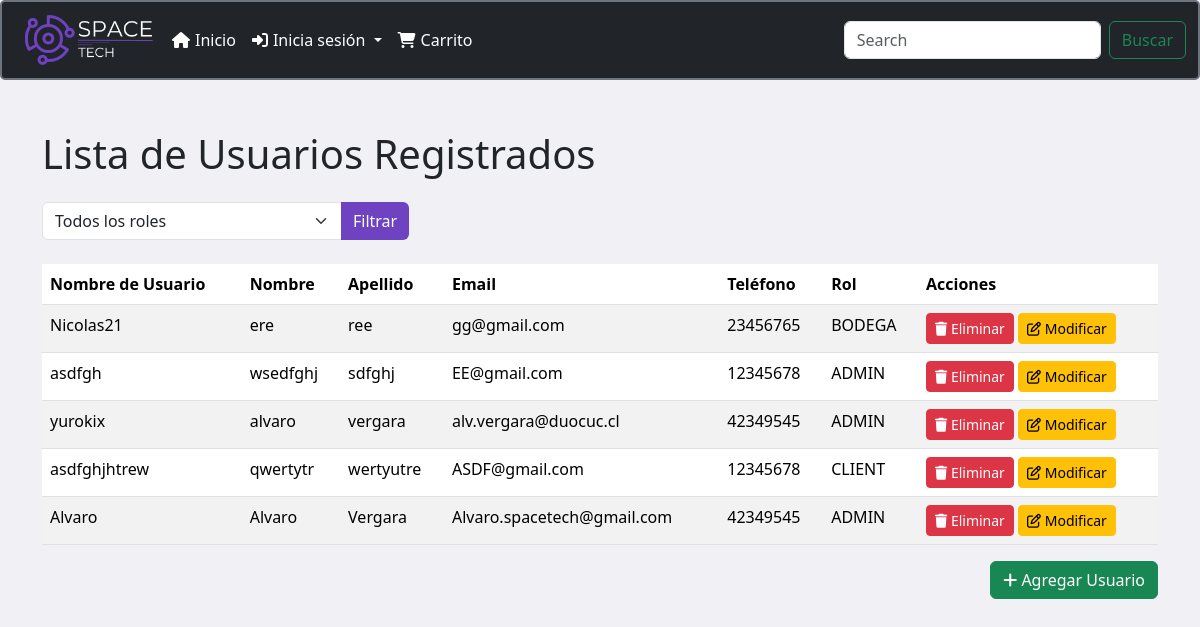
The page /listaU (signed in) on the database its author committed.
### menu/models.py (models this page shows, shortened)
class Usuario(models.Model):
    ROLE_CHOICES = [
        ('ADMIN', 'Administrador'),
        ('BODEGA', 'Bodeguero'),
        ('CLIENT', 'Cliente'),
    ]
    nombre_usuario = models.CharField(max_length=30)
    nombre = models.CharField(max_length=30)
    apellido = models.CharField(max_length=30)
    email = models.EmailField(unique=True)
    tfno = models.CharField(max_length=8, verbose_name="Telefono")
    clave = models.CharField(max_length=30)
    confirmar_clave = models.CharField(max_length=30)
    direccion = models.CharField(max_length=255, verbose_name="Dirección", null=True, blank=True)
    role = models.CharField(max_length=6, choices=ROLE_CHOICES)

### menu/views.py (the view)
# urls.py: path('listaU', views.listaU, name='listaU'),
@login_required
def listaU(request):
    role_filter = request.GET.get('role', None)
    if role_filter:
        usuarios = Usuario.objects.filter(role=role_filter)
    else:
        usuarios = Usuario.objects.all()
    roles = Usuario.ROLE_CHOICES
    return render(request, 'listaU.html', {'usuarios': usuarios, 'roles': roles})

### menu/context_processors.py (called while the page is built)
def carrito_items_count(request):
    if request.user.is_authenticated:
        cart, created = Cart.objects.get_or_create(user=request.user)
        carrito_items_count = CartItem.objects.filter(cart=cart).aggregate(total_quantity=Sum('quantity'))['total_quantity'] or 0
    else:
        carrito_items_count = 0
    return {
        'carrito_items_count': carrito_items_count
    }

### menu/templates/listaU.html (shortened to what this page needs)
<!DOCTYPE html>
<html lang="en">
<head>
    {% load static %}
    <link href="https://cdn.jsdelivr.net/npm/bootstrap@5.3.0/dist/css/bootstrap.min.css" rel="stylesheet">
    <link rel="stylesheet" href="https://cdnjs.cloudflare.com/ajax/libs/font-awesome/6.0.0-beta3/css/all.min.css">
</head>
<body style="background-color: #f0f0f5;">
    {% include "plantilla/menu.html" %}
    <div class="container">
        <h1 class="mb-4">Lista de Usuarios Registrados</h1>
        <form method="get" class="mb-4">
            <div class="input-group">
                <select class="form-select" name="role">
                    <option value="">Todos los roles</option>
                </select>
                <button type="submit" class="btn btn-primary">Filtrar</button>
            </div>
        </form>
        <div class="table-responsive">
            <table class="table table-striped table-hover">
                <thead>
                    <tr>
                        <th>Nombre de Usuario</th>
                        <th>Nombre</th>
                        <th>Apellido</th>
                        <th>Email</th>
                        <th>Teléfono</th>
                        <th>Rol</th>
                        <th>Acciones</th>
                    </tr>
                </thead>
                <tbody>
                    {% for usuario in usuarios %}
                    <tr>
                        <td>{{ usuario.nombre_usuario }}</td>
                        <td>{{ usuario.nombre }}</td>
                        <td>{{ usuario.apellido }}</td>
                        <td>{{ usuario.email }}</td>
                        <td>{{ usuario.tfno }}</td>
                        <td>{{ usuario.role }}</td>
                        <td>
                            <form action="{% url 'eliminar_usuario' usuario.id %}" method="post" style="display:inline;">
                                <button type="submit" class="btn btn-danger btn-sm">
                                    <i class="fa fa-trash"></i> Eliminar
                                </button>
                            </form>
                            <a href="{% url 'editar_usuario' usuario.id %}" class="btn btn-warning btn-sm">
                                <i class="fa fa-edit"></i> Modificar
                            </a>
                        </td>
                    </tr>
                    {% endfor %}
                </tbody>
            </table>
            <div class="text-end">
                <a href="{% url 'formulario' %}" class="btn btn-success">
                    <i class="fa fa-plus"></i> Agregar Usuario
                </a>
            </div>
        </div>
    </div>
</body>
</html

### menu/templates/listaU.html (style rules this page uses)
.container { margin-top: 50px; }
h1 { color: #8C52FF; }
.btn-primary { background-color: #8C52FF; border: none; }
.btn-danger { background-color: #ff4d4d; border: none; }
.btn-warning { background-color: #ffcc00; border: none; }
.btn-success { background-color: #28a745; border: none; }
.table thead { background-color: #8C52FF; color: white; }
.form-select { max-width: 300px; }

### menu/templates/plantilla/menu.html (style rules this page uses)
.btn-primary { background-color: #6f42c1; border: none; }

### rows shown on the page
Usuario: nombre_usuario "Nicolas21", nombre "ere", apellido "ree", email "gg@gmail.com", tfno "23456765", role "BODEGA"
Usuario: nombre_usuario "asdfgh", nombre "wsedfghj", apellido "sdfghj", email "EE@gmail.com", tfno "12345678", role "ADMIN"
Usuario: nombre_usuario "yurokix", nombre "alvaro", apellido "vergara", email "alv.vergara@duocuc.cl", tfno "42349545", role "ADMIN"
Usuario: nombre_usuario "asdfghjhtrew", nombre "qwertytr", apellido "wertyutre", email "ASDF@gmail.com", tfno "12345678", role "CLIENT"
Usuario: nombre_usuario "Alvaro", nombre "Alvaro", apellido "Vergara", email "Alvaro.spacetech@gmail.com", tfno "42349545", role "ADMIN"
